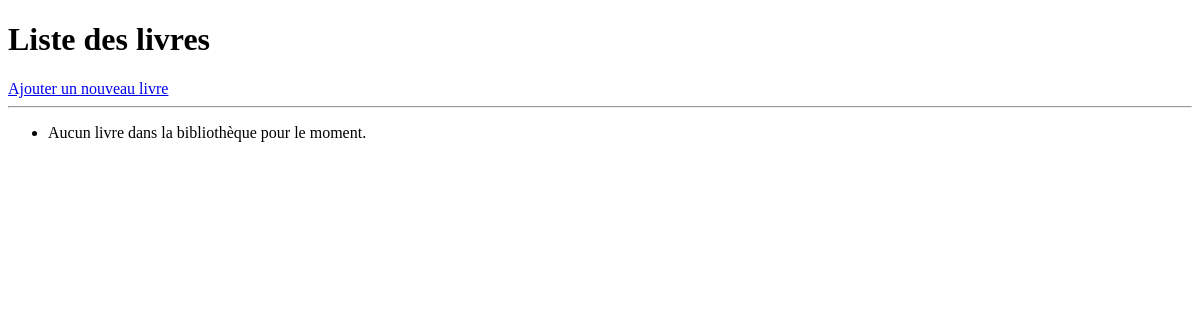
The app's page /myfirstapp/, older data.
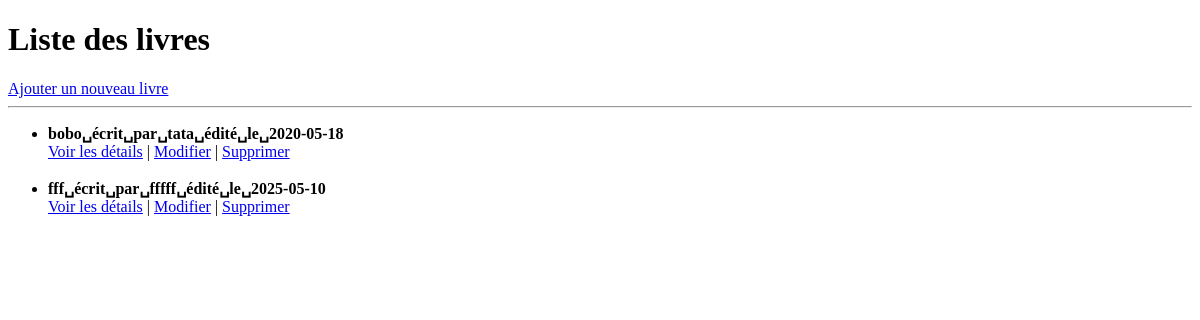
The same page, newer data.
### myfirstapp/models.py (models this page shows)
class Livre(models.Model):
    titre = models.CharField(max_length=100)
    auteur = models.CharField(max_length=100)
    date_parution = models.DateField(blank=True, null=True)
    nombre_pages = models.IntegerField(blank=False)
    resume = models.TextField(null=True, blank=True)
    def __str__(self):
            chaine = f"{self.titre}␣écrit␣par␣{self.auteur}␣édité␣le␣{self.date_parution}"
            return chaine

### myfirstapp/views.py (the view)
# urls.py: path('', views.index, name='index'),
def index(request):
    tous_les_livres = list(models.Livre.objects.all())
    return render(request, "myfirstapp/index.html", {"liste": tous_les_livres})

### myfirstapp/templates/myfirstapp/index.html (shortened to what this page needs)
<!DOCTYPE html>
<html>
<head>
</head>
<body>
    <h1>Liste des livres</h1>
    <a href="/myfirstapp/ajout/">Ajouter un nouveau livre</a>
    <hr>
    <ul>
        {% for livre in liste %}
            <li>
                <strong>{{ livre }}</strong>
                <br>
                <a href="/myfirstapp/affiche/{{ livre.id }}/">Voir les détails</a> |
                <a href="/myfirstapp/update/{{ livre.id }}/">Modifier</a> |
                <a href="/myfirstapp/delete/{{ livre.id }}/" onclick="return confirm('Supprimer ce livre ?')">Supprimer</a>
            </li>
            <br>
        {% empty %}
            <li>Aucun livre dans la bibliothèque pour le moment.</li>
        {% endfor %}
    </ul>
</body>
</html>

Row changes from the older to the newer data that the page shows:
added Livre: titre+auteur+date_parution "bobo␣écrit␣par␣tata␣édité␣le␣2020-05-18"
added Livre: titre+auteur+date_parution "fff␣écrit␣par␣fffff␣édité␣le␣2025-05-10"
Text that changed along with them:
text no longer shown: "Aucun livre dans la bibliothèque pour le moment."
